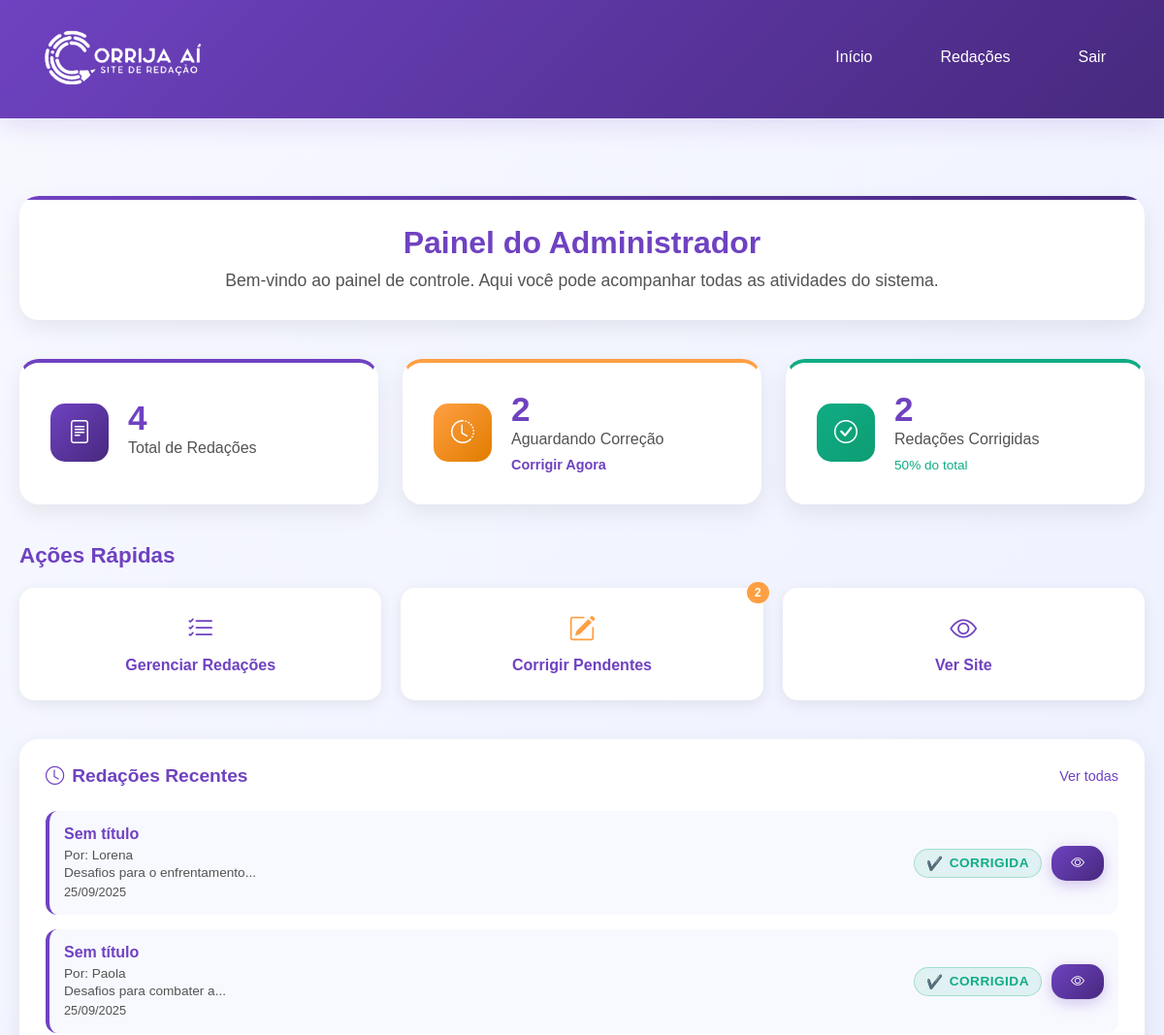
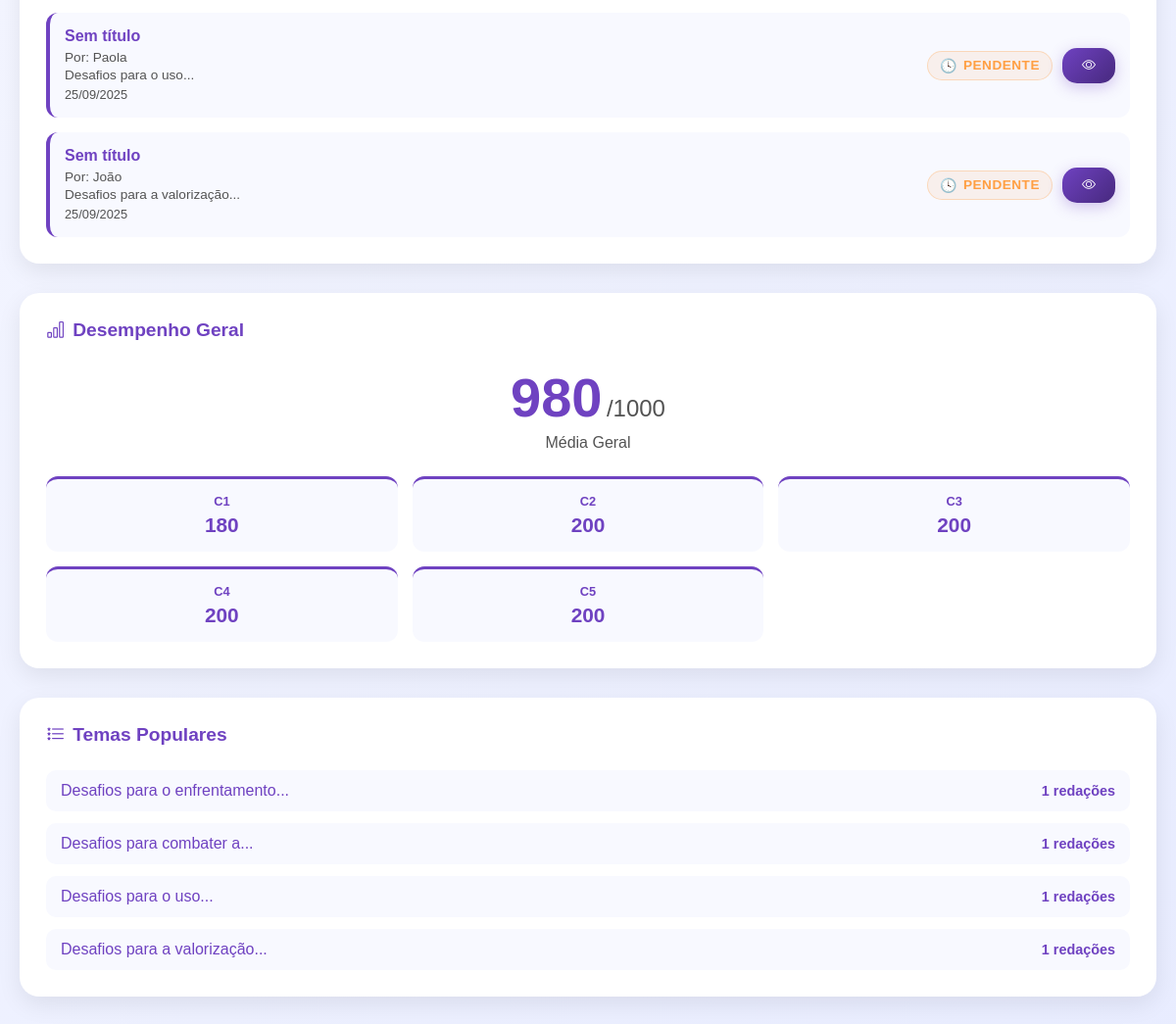
The page /admin/index.php (signed in) on the database its author committed (2 pictures, top to bottom).
### tables this page shows
CREATE TABLE IF NOT EXISTS `redacoes` (
  `id` varchar(255) NOT NULL,
  `usuario_id` int NOT NULL,
  `aluno_nome` varchar(100) NOT NULL,
  `tema` varchar(255) NOT NULL,
  `titulo` varchar(255) DEFAULT NULL,
  `texto` text NOT NULL,
  `data_envio` datetime NOT NULL,
  `status` varchar(50) NOT NULL DEFAULT 'pendente',
  `c1` int DEFAULT '0',
  `c2` int DEFAULT '0',
  `c3` int DEFAULT '0',
  `c4` int DEFAULT '0',
  `c5` int DEFAULT '0',
  `nota_final` int DEFAULT '0',
  `comentarios` text,
  `pontos_fortes` text,
  `pontos_melhoria` text,
  PRIMARY KEY (`id`),
  KEY `usuario_id` (`usuario_id`)
);

### admin/index.php (the view, shortened to what this page needs)
<?php
require_once '../config.php';
$stmt = $pdo->query("SELECT COUNT(*) as total FROM redacoes");
$total_redacoes = $stmt->fetch()['total'];
$stmt = $pdo->query("SELECT COUNT(*) as total FROM redacoes WHERE status = 'pendente'");
$redacoes_pendentes = $stmt->fetch()['total'];
$stmt = $pdo->query("SELECT COUNT(*) as total FROM redacoes WHERE status = 'corrigida'");
$redacoes_corrigidas = $stmt->fetch()['total'];
$stmt = $pdo->query("SELECT * FROM redacoes ORDER BY data_envio DESC LIMIT 5");
$redacoes_recentes = $stmt->fetchAll(PDO::FETCH_ASSOC);
$stmt = $pdo->query("
    SELECT tema, COUNT(*) as count
    FROM redacoes
    GROUP BY tema
    ORDER BY count DESC
    LIMIT 5
");
$temas_populares = $stmt->fetchAll(PDO::FETCH_ASSOC);
$stmt = $pdo->query("
    SELECT AVG(nota_final) as media_geral,
           AVG(c1) as media_c1,
           AVG(c2) as media_c2,
           AVG(c3) as media_c3,
           AVG(c4) as media_c4,
           AVG(c5) as media_c5
    FROM redacoes
    WHERE status = 'corrigida'
");
$medias = $stmt->fetch(PDO::FETCH_ASSOC);
function temaAbreviado($tema) {
    $palavras = explode(' ', $tema);
    return implode(' ', array_slice($palavras, 0, 4)) . (count($palavras) > 4 ? '...' : '');
}
function formatarData($data) {
    return date('d/m/Y', strtotime($data));
}
?>
<!DOCTYPE html>
<html lang="pt-br">
<head>
    <link rel="stylesheet" href="css/style.css">
    <link rel="stylesheet" href="https://cdn.jsdelivr.net/npm/bootstrap-icons@1.13.1/font/bootstrap-icons.min.css">
</head>
<body>
    <?php include 'header.php'; ?>
    <div class="container">
        <div class="welcome-section">
            <h2>Painel do Administrador</h2>
            <p class="welcome-text">Bem-vindo ao painel de controle. Aqui você pode acompanhar todas as atividades do sistema.</p>
        </div>
        <div class="stats-grid">
            <div class="stat-card total-redacoes">
                <div class="stat-icon">
                    <i class="bi bi-file-text"></i>
                </div>
                <div class="stat-content">
                    <h3><?php echo number_format($total_redacoes); ?></h3>
                    <p>Total de Redações</p>
                </div>
            </div>
            <div class="stat-card pendentes">
                <div class="stat-icon">
                    <i class="bi bi-clock-history"></i>
                </div>
                <div class="stat-content">
                    <h3><?php echo number_format($redacoes_pendentes); ?></h3>
                    <p>Aguardando Correção</p>
                    <?php if($redacoes_pendentes > 0): ?>
                        <a href="redacoes.php" class="quick-action">Corrigir Agora</a>
                    <?php endif; ?>
                </div>
            </div>
            <div class="stat-card corrigidas">
                <div class="stat-icon">
                    <i class="bi bi-check-circle"></i>
                </div>
                <div class="stat-content">
                    <h3><?php echo number_format($redacoes_corrigidas); ?></h3>
                    <p>Redações Corrigidas</p>
                    <span class="percentage">
                        <?php echo $total_redacoes > 0 ? round(($redacoes_corrigidas / $total_redacoes) * 100, 1) : 0; ?>% do total
                    </span>
                </div>
            </div>
        </div>
        <div class="quick-actions-section">
            <h3>Ações Rápidas</h3>
            <div class="quick-actions-grid">
                <a href="redacoes.php" class="action-card">
                    <i class="bi bi-list-check"></i>
                    <span>Gerenciar Redações</span>
                </a>
                <a href="redacoes.php?status=pendente" class="action-card pending">
                    <i class="bi bi-pencil-square"></i>
                    <span>Corrigir Pendentes</span>
                    <?php if($redacoes_pendentes > 0): ?>
                        <span class="badge"><?php echo $redacoes_pendentes; ?></span>
                    <?php endif; ?>
                </a>
                <a href="../inicio.php" class="action-card" target="_blank">
                    <i class="bi bi-eye"></i>
                    <span>Ver Site</span>
                </a>
            </div>
        </div>
        <div class="dashboard-grid">
            <div class="dashboard-card recent-essays">
                <div class="card-header">
                    <h3><i class="bi bi-clock"></i> Redações Recentes</h3>
                    <a href="redacoes.php" class="view-all">Ver todas</a>
                </div>
                <div class="card-content">
                    <?php if (empty($redacoes_recentes)): ?>
                        <div class="empty-state-mini">
                            <i class="bi bi-inbox"></i>
                            <p>Nenhuma redação encontrada</p>
                        </div>
                    <?php else: ?>
                        <div class="recent-list">
                            <?php foreach ($redacoes_recentes as $redacao): ?>
                                <div class="recent-item">
                                    <div class="recent-info">
                                        <h4><?php echo htmlspecialchars($redacao['titulo'] ?: 'Sem título'); ?></h4>
                                        <p class="author">Por: <?php echo htmlspecialchars($redacao['aluno_nome']); ?></p>
                                        <p class="theme"><?php echo htmlspecialchars(temaAbreviado($redacao['tema'])); ?></p>
                                        <span class="date"><?php echo formatarData($redacao['data_envio']); ?></span>
                                    </div>
                                    <div class="recent-actions">
                                        <span class="status-badge status-<?php echo $redacao['status']; ?>">
                                            <?php echo ucfirst($redacao['status']); ?>
                                        </span>
                                        <a href="ver_redacao.php?id=<?php echo $redacao['id']; ?>" class="btn btn-sm">
                                            <i class="bi bi-eye"></i>
                                        </a>
                                    </div>
                                </div>
                            <?php endforeach; ?>
                        </div>
                    <?php endif; ?>
                </div>
            </div>
            <?php if ($redacoes_corrigidas > 0): ?>
            <div class="dashboard-card performance">
                <div class="card-header">
                    <h3><i class="bi bi-bar-chart"></i> Desempenho Geral</h3>
                </div>
                <div class="card-content">
                    <div class="performance-overview">
                        <div class="overall-score">
                            <span class="score-number"><?php echo round($medias['media_geral'] ?? 0); ?></span>
                            <span class="score-total">/1000</span>
                            <p>Média Geral</p>
                        </div>
                        <div class="competencias-mini">
                            <div class="comp-mini">
                                <span class="comp-label">C1</span>
                                <span class="comp-score"><?php echo round($medias['media_c1'] ?? 0); ?></span>
                            </div>
                            <div class="comp-mini">
                                <span class="comp-label">C2</span>
                                <span class="comp-score"><?php echo round($medias['media_c2'] ?? 0); ?></span>
                            </div>
                            <div class="comp-mini">
                                <span class="comp-label">C3</span>
                                <span class="comp-score"><?php echo round($medias['media_c3'] ?? 0); ?></span>
                            </div>
                            <div class="comp-mini">
                                <span class="comp-label">C4</span>
                                <span class="comp-score"><?php echo round($medias['media_c4'] ?? 0); ?></span>
                            </div>
                            <div class="comp-mini">
                                <span class="comp-label">C5</span>
                                <span class="comp-score"><?php echo round($medias['media_c5'] ?? 0); ?></span>
                            </div>
                        </div>
                    </div>
                </div>
            </div>
            <?php endif; ?>
            <div class="dashboard-card themes">
                <div class="card-header">
                    <h3><i class="bi bi-list-stars"></i> Temas Populares</h3>
                </div>
                <div class="card-content">
                    <?php if (empty($temas_populares)): ?>
                        <div class="empty-state-mini">
                            <i class="bi bi-tag"></i>
                            <p>Nenhum tema encontrado</p>
                        </div>
                    <?php else: ?>
                        <div class="themes-list">
                            <?php foreach ($temas_populares as $tema): ?>
                                <div class="theme-item">
                                    <span class="theme-name"><?php echo htmlspecialchars(temaAbreviado($tema['tema'])); ?></span>
                                    <span class="theme-count"><?php echo $tema['count']; ?> redações</span>
                                </div>
                            <?php endforeach; ?>
                        </div>
                    <?php endif; ?>
                </div>
            </div>
        </div>
    </div>
</body>
</html>

### rows shown on the page
redacoes: titulo "Sem título", aluno_nome "Lorena", tema "Desafios para o enfrentamento...", data_envio "25/09/2025", status "CORRIGIDA"
redacoes: titulo "Sem título", aluno_nome "Paola", tema "Desafios para combater a...", data_envio "25/09/2025", status "CORRIGIDA"
redacoes: titulo "Sem título", aluno_nome "Paola", tema "Desafios para o uso...", data_envio "25/09/2025", status "PENDENTE"
redacoes: titulo "Sem título", aluno_nome "João", tema "Desafios para a valorização...", data_envio "25/09/2025", status "PENDENTE"

### other values the page prints
$total_redacoes "4"
$redacoes_pendentes "2"
$redacoes_corrigidas "2"
$medias['media_geral'] "980"
$medias['media_c1'] "180"
$medias['media_c2'] "200"
$medias['media_c3'] "200"
$medias['media_c4'] "200"
$medias['media_c5'] "200"
temaAbreviado($tema['tema']) "Desafios para o enfrentamento..."
$tema['count'] "1"
temaAbreviado($tema['tema']) "Desafios para combater a..."
temaAbreviado($tema['tema']) "Desafios para o uso..."
temaAbreviado($tema['tema']) "Desafios para a valorização..."
